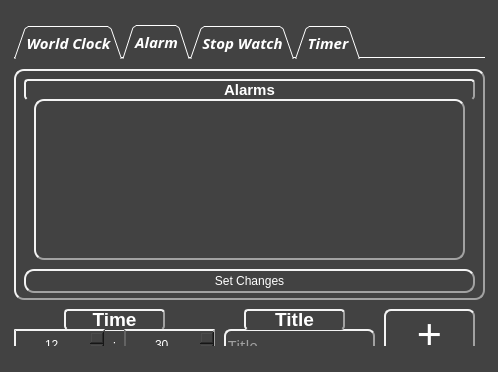
<?xml version="1.0" encoding="UTF-8"?>
<ui version="4.0">
 <class>MainWindow</class>
 <widget class="QMainWindow" name="MainWindow">
  <property name="enabled">
   <bool>true</bool>
  </property>
  <property name="geometry">
   <rect>
    <x>0</x>
    <y>0</y>
    <width>498</width>
    <height>372</height>
   </rect>
  </property>
  <property name="mouseTracking">
   <bool>false</bool>
  </property>
  <property name="tabletTracking">
   <bool>false</bool>
  </property>
  <property name="focusPolicy">
   <enum>Qt::NoFocus</enum>
  </property>
  <property name="contextMenuPolicy">
   <enum>Qt::DefaultContextMenu</enum>
  </property>
  <property name="acceptDrops">
   <bool>false</bool>
  </property>
  <property name="windowTitle">
   <string>Clock</string>
  </property>
  <property name="toolTipDuration">
   <number>-1</number>
  </property>
  <property name="layoutDirection">
   <enum>Qt::RightToLeft</enum>
  </property>
  <property name="autoFillBackground">
   <bool>false</bool>
  </property>
  <property name="styleSheet">
   <string notr="true">background-color: rgb(66, 66, 66);</string>
  </property>
  <property name="documentMode">
   <bool>false</bool>
  </property>
  <property name="tabShape">
   <enum>QTabWidget::Rounded</enum>
  </property>
  <widget class="QWidget" name="centralwidget">
   <layout class="QGridLayout" name="gridLayout">
    <item row="0" column="0">
     <widget class="QTabWidget" name="tabWidget">
      <property name="maximumSize">
       <size>
        <width>471</width>
        <height>321</height>
       </size>
      </property>
      <property name="font">
       <font>
        <family>Rockwell</family>
        <pointsize>11</pointsize>
        <italic>true</italic>
        <bold>true</bold>
        <underline>false</underline>
        <strikeout>false</strikeout>
        <kerning>false</kerning>
       </font>
      </property>
      <property name="cursor">
       <cursorShape>ArrowCursor</cursorShape>
      </property>
      <property name="mouseTracking">
       <bool>false</bool>
      </property>
      <property name="tabletTracking">
       <bool>false</bool>
      </property>
      <property name="focusPolicy">
       <enum>Qt::TabFocus</enum>
      </property>
      <property name="acceptDrops">
       <bool>false</bool>
      </property>
      <property name="layoutDirection">
       <enum>Qt::LeftToRight</enum>
      </property>
      <property name="autoFillBackground">
       <bool>false</bool>
      </property>
      <property name="styleSheet">
       <string notr="true">background-color: rgb(66, 66, 66);
color: rgb(255, 255, 255);</string>
      </property>
      <property name="tabPosition">
       <enum>QTabWidget::North</enum>
      </property>
      <property name="tabShape">
       <enum>QTabWidget::Triangular</enum>
      </property>
      <property name="currentIndex">
       <number>1</number>
      </property>
      <property name="elideMode">
       <enum>Qt::ElideMiddle</enum>
      </property>
      <property name="usesScrollButtons">
       <bool>true</bool>
      </property>
      <property name="documentMode">
       <bool>true</bool>
      </property>
      <property name="tabBarAutoHide">
       <bool>false</bool>
      </property>
      <widget class="QWidget" name="worldclock">
       <attribute name="title">
        <string>World Clock</string>
       </attribute>
       <widget class="QLabel" name="gmt">
        <property name="geometry">
         <rect>
          <x>30</x>
          <y>40</y>
          <width>191</width>
          <height>61</height>
         </rect>
        </property>
        <property name="font">
         <font>
          <family>Seven Segment</family>
          <pointsize>24</pointsize>
          <bold>true</bold>
         </font>
        </property>
        <property name="layoutDirection">
         <enum>Qt::LeftToRight</enum>
        </property>
        <property name="autoFillBackground">
         <bool>false</bool>
        </property>
        <property name="styleSheet">
         <string notr="true">color: rgb(154, 154, 154);
background-color:None;</string>
        </property>
        <property name="text">
         <string>0 : 0 : 0</string>
        </property>
        <property name="scaledContents">
         <bool>false</bool>
        </property>
        <property name="alignment">
         <set>Qt::AlignCenter</set>
        </property>
        <property name="wordWrap">
         <bool>false</bool>
        </property>
       </widget>
       <widget class="QLabel" name="berlin">
        <property name="geometry">
         <rect>
          <x>240</x>
          <y>170</y>
          <width>231</width>
          <height>61</height>
         </rect>
        </property>
        <property name="font">
         <font>
          <family>Seven Segment</family>
          <pointsize>24</pointsize>
          <bold>true</bold>
         </font>
        </property>
        <property name="layoutDirection">
         <enum>Qt::LeftToRight</enum>
        </property>
        <property name="autoFillBackground">
         <bool>false</bool>
        </property>
        <property name="styleSheet">
         <string notr="true">color: rgb(154, 154, 154);
background-color:None;</string>
        </property>
        <property name="text">
         <string>0 : 0 : 0</string>
        </property>
        <property name="scaledContents">
         <bool>false</bool>
        </property>
        <property name="alignment">
         <set>Qt::AlignCenter</set>
        </property>
        <property name="wordWrap">
         <bool>false</bool>
        </property>
       </widget>
       <widget class="QLabel" name="tehran">
        <property name="geometry">
         <rect>
          <x>260</x>
          <y>40</y>
          <width>191</width>
          <height>61</height>
         </rect>
        </property>
        <property name="font">
         <font>
          <family>Seven Segment</family>
          <pointsize>24</pointsize>
          <bold>true</bold>
         </font>
        </property>
        <property name="layoutDirection">
         <enum>Qt::LeftToRight</enum>
        </property>
        <property name="autoFillBackground">
         <bool>false</bool>
        </property>
        <property name="styleSheet">
         <string notr="true">color: rgb(154, 154, 154);
background-color:None;</string>
        </property>
        <property name="text">
         <string>0 : 0 : 0</string>
        </property>
        <property name="scaledContents">
         <bool>false</bool>
        </property>
        <property name="alignment">
         <set>Qt::AlignCenter</set>
        </property>
        <property name="wordWrap">
         <bool>false</bool>
        </property>
       </widget>
       <widget class="QLabel" name="washington">
        <property name="geometry">
         <rect>
          <x>20</x>
          <y>170</y>
          <width>221</width>
          <height>61</height>
         </rect>
        </property>
        <property name="font">
         <font>
          <family>Seven Segment</family>
          <pointsize>24</pointsize>
          <bold>true</bold>
         </font>
        </property>
        <property name="layoutDirection">
         <enum>Qt::LeftToRight</enum>
        </property>
        <property name="autoFillBackground">
         <bool>false</bool>
        </property>
        <property name="styleSheet">
         <string notr="true">color: rgb(154, 154, 154);
background-color:None;</string>
        </property>
        <property name="text">
         <string>0 : 0 : 0</string>
        </property>
        <property name="scaledContents">
         <bool>false</bool>
        </property>
        <property name="alignment">
         <set>Qt::AlignCenter</set>
        </property>
        <property name="wordWrap">
         <bool>false</bool>
        </property>
       </widget>
       <widget class="QLabel" name="label_4">
        <property name="geometry">
         <rect>
          <x>310</x>
          <y>90</y>
          <width>91</width>
          <height>20</height>
         </rect>
        </property>
        <property name="font">
         <font>
          <family>Rockwell</family>
          <pointsize>16</pointsize>
          <bold>false</bold>
         </font>
        </property>
        <property name="styleSheet">
         <string notr="true">background-color:None;
color: rgb(154, 154, 154);</string>
        </property>
        <property name="text">
         <string>Tehran</string>
        </property>
        <property name="alignment">
         <set>Qt::AlignCenter</set>
        </property>
       </widget>
       <widget class="QLabel" name="label_5">
        <property name="geometry">
         <rect>
          <x>40</x>
          <y>219</y>
          <width>181</width>
          <height>21</height>
         </rect>
        </property>
        <property name="font">
         <font>
          <family>Rockwell</family>
          <pointsize>16</pointsize>
          <bold>false</bold>
         </font>
        </property>
        <property name="styleSheet">
         <string notr="true">background-color:None;
color: rgb(154, 154, 154);</string>
        </property>
        <property name="text">
         <string>Washington</string>
        </property>
        <property name="alignment">
         <set>Qt::AlignCenter</set>
        </property>
       </widget>
       <widget class="QLabel" name="label_6">
        <property name="geometry">
         <rect>
          <x>310</x>
          <y>220</y>
          <width>91</width>
          <height>20</height>
         </rect>
        </property>
        <property name="font">
         <font>
          <family>Rockwell</family>
          <pointsize>16</pointsize>
          <bold>true</bold>
         </font>
        </property>
        <property name="styleSheet">
         <string notr="true">background-color:None;
color: rgb(154, 154, 154);</string>
        </property>
        <property name="text">
         <string>Berlin</string>
        </property>
        <property name="alignment">
         <set>Qt::AlignCenter</set>
        </property>
       </widget>
       <widget class="QLabel" name="label_7">
        <property name="geometry">
         <rect>
          <x>330</x>
          <y>110</y>
          <width>49</width>
          <height>16</height>
         </rect>
        </property>
        <property name="font">
         <font>
          <family>Rockwell</family>
          <pointsize>12</pointsize>
          <bold>true</bold>
         </font>
        </property>
        <property name="styleSheet">
         <string notr="true">background-color:None;
color: rgb(154, 154, 154);</string>
        </property>
        <property name="text">
         <string>IRAN</string>
        </property>
        <property name="alignment">
         <set>Qt::AlignCenter</set>
        </property>
       </widget>
       <widget class="QLabel" name="label_8">
        <property name="geometry">
         <rect>
          <x>100</x>
          <y>240</y>
          <width>49</width>
          <height>21</height>
         </rect>
        </property>
        <property name="font">
         <font>
          <family>Rockwell</family>
          <pointsize>12</pointsize>
          <bold>true</bold>
         </font>
        </property>
        <property name="styleSheet">
         <string notr="true">background-color:None;
color: rgb(154, 154, 154);</string>
        </property>
        <property name="text">
         <string>U.S.A</string>
        </property>
        <property name="alignment">
         <set>Qt::AlignCenter</set>
        </property>
       </widget>
       <widget class="QLabel" name="label_9">
        <property name="geometry">
         <rect>
          <x>310</x>
          <y>240</y>
          <width>91</width>
          <height>20</height>
         </rect>
        </property>
        <property name="font">
         <font>
          <family>Rockwell</family>
          <pointsize>12</pointsize>
          <bold>true</bold>
         </font>
        </property>
        <property name="styleSheet">
         <string notr="true">background-color:None;
color: rgb(154, 154, 154);</string>
        </property>
        <property name="text">
         <string>Germany</string>
        </property>
        <property name="alignment">
         <set>Qt::AlignCenter</set>
        </property>
       </widget>
       <widget class="QLabel" name="label_10">
        <property name="geometry">
         <rect>
          <x>90</x>
          <y>90</y>
          <width>71</width>
          <height>41</height>
         </rect>
        </property>
        <property name="font">
         <font>
          <family>Rockwell</family>
          <pointsize>16</pointsize>
          <bold>false</bold>
         </font>
        </property>
        <property name="styleSheet">
         <string notr="true">background-color:None;
color: rgb(154, 154, 154);</string>
        </property>
        <property name="text">
         <string>G.M.T</string>
        </property>
        <property name="alignment">
         <set>Qt::AlignCenter</set>
        </property>
       </widget>
      </widget>
      <widget class="QWidget" name="alarm">
       <attribute name="title">
        <string>Alarm</string>
       </attribute>
       <widget class="QLineEdit" name="title_a">
        <property name="geometry">
         <rect>
          <x>210</x>
          <y>270</y>
          <width>151</width>
          <height>31</height>
         </rect>
        </property>
        <property name="font">
         <font>
          <family>Rockwell</family>
          <pointsize>11</pointsize>
          <bold>false</bold>
         </font>
        </property>
        <property name="styleSheet">
         <string notr="true">border-color: rgb(162, 162, 162);
color: rgb(255, 255, 255);
border-style: outset;
border-width:2px;
border-radius:7px;</string>
        </property>
        <property name="maxLength">
         <number>25</number>
        </property>
        <property name="frame">
         <bool>true</bool>
        </property>
        <property name="cursorPosition">
         <number>0</number>
        </property>
        <property name="alignment">
         <set>Qt::AlignLeading|Qt::AlignLeft|Qt::AlignVCenter</set>
        </property>
        <property name="placeholderText">
         <string>Title...</string>
        </property>
        <property name="cursorMoveStyle">
         <enum>Qt::LogicalMoveStyle</enum>
        </property>
        <property name="clearButtonEnabled">
         <bool>false</bool>
        </property>
       </widget>
       <widget class="QFrame" name="frame">
        <property name="geometry">
         <rect>
          <x>0</x>
          <y>10</y>
          <width>471</width>
          <height>231</height>
         </rect>
        </property>
        <property name="styleSheet">
         <string notr="true">border-color: rgb(162, 162, 162);
border-style: outset;
border-width:2px;
border-radius:10px;</string>
        </property>
        <property name="frameShape">
         <enum>QFrame::StyledPanel</enum>
        </property>
        <property name="frameShadow">
         <enum>QFrame::Raised</enum>
        </property>
        <widget class="QLabel" name="label_3">
         <property name="geometry">
          <rect>
           <x>10</x>
           <y>10</y>
           <width>451</width>
           <height>21</height>
          </rect>
         </property>
         <property name="font">
          <font>
           <pointsize>11</pointsize>
           <bold>true</bold>
          </font>
         </property>
         <property name="styleSheet">
          <string notr="true">border-color: rgb(162, 162, 162);
border-style: outset;
border-width:2px;
border-radius:4px;
border-bottom-color: rgb(66, 66, 66);</string>
         </property>
         <property name="text">
          <string>Alarms</string>
         </property>
         <property name="alignment">
          <set>Qt::AlignCenter</set>
         </property>
        </widget>
        <widget class="QWidget" name="gridLayoutWidget_2">
         <property name="geometry">
          <rect>
           <x>20</x>
           <y>30</y>
           <width>431</width>
           <height>161</height>
          </rect>
         </property>
         <layout class="QGridLayout" name="gl_a"/>
        </widget>
        <widget class="QPushButton" name="pushButton">
         <property name="geometry">
          <rect>
           <x>10</x>
           <y>200</y>
           <width>451</width>
           <height>24</height>
          </rect>
         </property>
         <property name="text">
          <string>Set Changes</string>
         </property>
         <property name="autoExclusive">
          <bool>false</bool>
         </property>
        </widget>
       </widget>
       <widget class="QPushButton" name="add_a">
        <property name="geometry">
         <rect>
          <x>370</x>
          <y>250</y>
          <width>91</width>
          <height>51</height>
         </rect>
        </property>
        <property name="font">
         <font>
          <pointsize>32</pointsize>
         </font>
        </property>
        <property name="styleSheet">
         <string notr="true">border-color: rgb(162, 162, 162);
border-style: outset;
border-width:2px;
border-radius:7px;</string>
        </property>
        <property name="text">
         <string>+</string>
        </property>
       </widget>
       <widget class="QLabel" name="label_11">
        <property name="geometry">
         <rect>
          <x>50</x>
          <y>250</y>
          <width>101</width>
          <height>21</height>
         </rect>
        </property>
        <property name="font">
         <font>
          <pointsize>14</pointsize>
          <bold>true</bold>
         </font>
        </property>
        <property name="styleSheet">
         <string notr="true">background-color: None;
border-color: rgb(162, 162, 162);
border-style: outset;
border-width:2px;
border-radius:4px;
color: white;
border-bottom-color: rgb(66, 66, 66);</string>
        </property>
        <property name="text">
         <string>Time</string>
        </property>
        <property name="alignment">
         <set>Qt::AlignCenter</set>
        </property>
       </widget>
       <widget class="QLabel" name="label_12">
        <property name="geometry">
         <rect>
          <x>230</x>
          <y>250</y>
          <width>101</width>
          <height>21</height>
         </rect>
        </property>
        <property name="font">
         <font>
          <pointsize>14</pointsize>
          <bold>true</bold>
         </font>
        </property>
        <property name="styleSheet">
         <string notr="true">background-color: None;
border-color: rgb(162, 162, 162);
border-style: outset;
border-width:2px;
border-radius:4px;
color: white;
border-bottom-color: rgb(66, 66, 66);</string>
        </property>
        <property name="text">
         <string>Title</string>
        </property>
        <property name="alignment">
         <set>Qt::AlignCenter</set>
        </property>
       </widget>
       <widget class="QSpinBox" name="min_a">
        <property name="geometry">
         <rect>
          <x>110</x>
          <y>270</y>
          <width>91</width>
          <height>31</height>
         </rect>
        </property>
        <property name="styleSheet">
         <string notr="true">border-color: rgb(162, 162, 162);
border-left-color: rgb(66, 66, 66);
border-style: outset;
border-width:2px;
</string>
        </property>
        <property name="alignment">
         <set>Qt::AlignCenter</set>
        </property>
        <property name="value">
         <number>30</number>
        </property>
       </widget>
       <widget class="QSpinBox" name="hour_a">
        <property name="geometry">
         <rect>
          <x>0</x>
          <y>270</y>
          <width>91</width>
          <height>31</height>
         </rect>
        </property>
        <property name="styleSheet">
         <string notr="true">border-color: rgb(162, 162, 162);
border-right-color: rgb(66, 66, 66);
border-style: outset;
border-width:2px;
</string>
        </property>
        <property name="alignment">
         <set>Qt::AlignCenter</set>
        </property>
        <property name="value">
         <number>12</number>
        </property>
       </widget>
       <widget class="QLabel" name="label_13">
        <property name="geometry">
         <rect>
          <x>60</x>
          <y>270</y>
          <width>81</width>
          <height>31</height>
         </rect>
        </property>
        <property name="styleSheet">
         <string notr="true">border-color: rgb(162, 162, 162);
border-style: outset;
border-width:2px;
border-right-color: rgb(66, 66, 66);
border-left-color: rgb(66, 66, 66);</string>
        </property>
        <property name="text">
         <string>:</string>
        </property>
        <property name="alignment">
         <set>Qt::AlignCenter</set>
        </property>
       </widget>
       <zorder>label_13</zorder>
       <zorder>title_a</zorder>
       <zorder>frame</zorder>
       <zorder>add_a</zorder>
       <zorder>label_11</zorder>
       <zorder>label_12</zorder>
       <zorder>min_a</zorder>
       <zorder>hour_a</zorder>
      </widget>
      <widget class="QWidget" name="stopwatch">
       <attribute name="title">
        <string>Stop Watch</string>
       </attribute>
       <widget class="QLabel" name="stop_watch">
        <property name="geometry">
         <rect>
          <x>0</x>
          <y>10</y>
          <width>341</width>
          <height>61</height>
         </rect>
        </property>
        <property name="font">
         <font>
          <family>Seven Segment</family>
          <pointsize>32</pointsize>
          <bold>true</bold>
         </font>
        </property>
        <property name="layoutDirection">
         <enum>Qt::LeftToRight</enum>
        </property>
        <property name="autoFillBackground">
         <bool>false</bool>
        </property>
        <property name="styleSheet">
         <string notr="true">color: rgb(154, 154, 154);
background-color:None;</string>
        </property>
        <property name="text">
         <string>0:0:0.0</string>
        </property>
        <property name="scaledContents">
         <bool>false</bool>
        </property>
        <property name="alignment">
         <set>Qt::AlignCenter</set>
        </property>
        <property name="wordWrap">
         <bool>false</bool>
        </property>
       </widget>
       <widget class="QPushButton" name="start_sw">
        <property name="geometry">
         <rect>
          <x>350</x>
          <y>10</y>
          <width>119</width>
          <height>31</height>
         </rect>
        </property>
        <property name="font">
         <font>
          <pointsize>12</pointsize>
         </font>
        </property>
        <property name="styleSheet">
         <string notr="true">border-color: rgb(162, 162, 162);
border-style: outset;
border-width:2px;
border-radius:10px;</string>
        </property>
        <property name="text">
         <string>Start</string>
        </property>
       </widget>
       <widget class="QPushButton" name="flag_sw">
        <property name="geometry">
         <rect>
          <x>350</x>
          <y>50</y>
          <width>119</width>
          <height>31</height>
         </rect>
        </property>
        <property name="font">
         <font>
          <pointsize>12</pointsize>
         </font>
        </property>
        <property name="styleSheet">
         <string notr="true">border-color: rgb(162, 162, 162);
border-style: outset;
border-width:2px;
border-radius:10px;</string>
        </property>
        <property name="text">
         <string>Flag</string>
        </property>
       </widget>
       <widget class="QPushButton" name="reset_sw">
        <property name="geometry">
         <rect>
          <x>350</x>
          <y>270</y>
          <width>119</width>
          <height>31</height>
         </rect>
        </property>
        <property name="font">
         <font>
          <pointsize>12</pointsize>
         </font>
        </property>
        <property name="styleSheet">
         <string notr="true">border-color: rgb(162, 162, 162);
border-style: outset;
border-width:2px;
border-radius:10px;</string>
        </property>
        <property name="text">
         <string>Reset</string>
        </property>
       </widget>
       <widget class="QPushButton" name="stop_sw">
        <property name="geometry">
         <rect>
          <x>350</x>
          <y>90</y>
          <width>119</width>
          <height>31</height>
         </rect>
        </property>
        <property name="font">
         <font>
          <pointsize>12</pointsize>
         </font>
        </property>
        <property name="styleSheet">
         <string notr="true">border-color: rgb(162, 162, 162);
border-style: outset;
border-width:2px;
border-radius:10px;</string>
        </property>
        <property name="text">
         <string>Stop</string>
        </property>
       </widget>
       <widget class="QWidget" name="gridLayoutWidget">
        <property name="geometry">
         <rect>
          <x>9</x>
          <y>100</y>
          <width>331</width>
          <height>201</height>
         </rect>
        </property>
        <layout class="QGridLayout" name="gl_sw"/>
       </widget>
      </widget>
      <widget class="QWidget" name="timer">
       <attribute name="title">
        <string>Timer</string>
       </attribute>
       <widget class="QPushButton" name="start_t">
        <property name="geometry">
         <rect>
          <x>350</x>
          <y>10</y>
          <width>119</width>
          <height>31</height>
         </rect>
        </property>
        <property name="font">
         <font>
          <pointsize>12</pointsize>
         </font>
        </property>
        <property name="styleSheet">
         <string notr="true">border-color: rgb(162, 162, 162);
border-style: outset;
border-width:2px;
border-radius:10px;</string>
        </property>
        <property name="text">
         <string>Start</string>
        </property>
       </widget>
       <widget class="QPushButton" name="reset_t">
        <property name="geometry">
         <rect>
          <x>350</x>
          <y>270</y>
          <width>119</width>
          <height>31</height>
         </rect>
        </property>
        <property name="font">
         <font>
          <pointsize>12</pointsize>
         </font>
        </property>
        <property name="styleSheet">
         <string notr="true">border-color: rgb(162, 162, 162);
border-style: outset;
border-width:2px;
border-radius:10px;</string>
        </property>
        <property name="text">
         <string>Reset</string>
        </property>
       </widget>
       <widget class="QPushButton" name="stop_t">
        <property name="geometry">
         <rect>
          <x>350</x>
          <y>50</y>
          <width>119</width>
          <height>31</height>
         </rect>
        </property>
        <property name="font">
         <font>
          <pointsize>12</pointsize>
         </font>
        </property>
        <property name="styleSheet">
         <string notr="true">border-color: rgb(162, 162, 162);
border-style: outset;
border-width:2px;
border-radius:10px;</string>
        </property>
        <property name="text">
         <string>Stop</string>
        </property>
       </widget>
       <widget class="QSpinBox" name="sec_t">
        <property name="geometry">
         <rect>
          <x>240</x>
          <y>200</y>
          <width>71</width>
          <height>41</height>
         </rect>
        </property>
        <property name="styleSheet">
         <string notr="true">border-color: rgb(162, 162, 162);
border-style: outset;
border-width:2px;
border-radius:1px;</string>
        </property>
        <property name="alignment">
         <set>Qt::AlignCenter</set>
        </property>
        <property name="value">
         <number>30</number>
        </property>
       </widget>
       <widget class="QSpinBox" name="min_t">
        <property name="geometry">
         <rect>
          <x>130</x>
          <y>200</y>
          <width>71</width>
          <height>41</height>
         </rect>
        </property>
        <property name="font">
         <font>
          <pointsize>9</pointsize>
         </font>
        </property>
        <property name="styleSheet">
         <string notr="true">border-color: rgb(162, 162, 162);
border-style: outset;
border-width:2px;
border-radius:1px;</string>
        </property>
        <property name="alignment">
         <set>Qt::AlignCenter</set>
        </property>
        <property name="value">
         <number>1</number>
        </property>
       </widget>
       <widget class="QSpinBox" name="hour_t">
        <property name="geometry">
         <rect>
          <x>20</x>
          <y>200</y>
          <width>71</width>
          <height>41</height>
         </rect>
        </property>
        <property name="styleSheet">
         <string notr="true">border-color: rgb(162, 162, 162);
border-style: outset;
border-width:2px;
border-radius:1px;</string>
        </property>
        <property name="alignment">
         <set>Qt::AlignCenter</set>
        </property>
       </widget>
       <widget class="QPushButton" name="set">
        <property name="geometry">
         <rect>
          <x>20</x>
          <y>260</y>
          <width>291</width>
          <height>31</height>
         </rect>
        </property>
        <property name="styleSheet">
         <string notr="true">border-color: rgb(162, 162, 162);
border-style: outset;
border-width:2px;
border-radius:5px;</string>
        </property>
        <property name="text">
         <string>Set</string>
        </property>
       </widget>
       <widget class="QLabel" name="label">
        <property name="geometry">
         <rect>
          <x>100</x>
          <y>200</y>
          <width>21</width>
          <height>41</height>
         </rect>
        </property>
        <property name="font">
         <font>
          <pointsize>27</pointsize>
         </font>
        </property>
        <property name="styleSheet">
         <string notr="true">background-color: None;
</string>
        </property>
        <property name="text">
         <string>:</string>
        </property>
        <property name="alignment">
         <set>Qt::AlignCenter</set>
        </property>
        <property name="openExternalLinks">
         <bool>false</bool>
        </property>
       </widget>
       <widget class="QLabel" name="label_2">
        <property name="geometry">
         <rect>
          <x>210</x>
          <y>200</y>
          <width>21</width>
          <height>41</height>
         </rect>
        </property>
        <property name="font">
         <font>
          <pointsize>27</pointsize>
         </font>
        </property>
        <property name="styleSheet">
         <string notr="true">background-color: None;
</string>
        </property>
        <property name="text">
         <string>:</string>
        </property>
        <property name="alignment">
         <set>Qt::AlignCenter</set>
        </property>
        <property name="openExternalLinks">
         <bool>false</bool>
        </property>
       </widget>
       <widget class="QLabel" name="timer_2">
        <property name="geometry">
         <rect>
          <x>60</x>
          <y>80</y>
          <width>201</width>
          <height>51</height>
         </rect>
        </property>
        <property name="font">
         <font>
          <family>Seven Segment</family>
          <pointsize>32</pointsize>
          <italic>false</italic>
          <bold>true</bold>
         </font>
        </property>
        <property name="styleSheet">
         <string notr="true">color: rgb(154, 154, 154);
background-color: None;</string>
        </property>
        <property name="text">
         <string>0 : 1 : 30</string>
        </property>
        <property name="alignment">
         <set>Qt::AlignCenter</set>
        </property>
       </widget>
       <widget class="QProgressBar" name="progressBar">
        <property name="enabled">
         <bool>true</bool>
        </property>
        <property name="geometry">
         <rect>
          <x>20</x>
          <y>140</y>
          <width>291</width>
          <height>23</height>
         </rect>
        </property>
        <property name="font">
         <font>
          <strikeout>false</strikeout>
          <kerning>true</kerning>
         </font>
        </property>
        <property name="mouseTracking">
         <bool>false</bool>
        </property>
        <property name="tabletTracking">
         <bool>false</bool>
        </property>
        <property name="focusPolicy">
         <enum>Qt::NoFocus</enum>
        </property>
        <property name="contextMenuPolicy">
         <enum>Qt::DefaultContextMenu</enum>
        </property>
        <property name="acceptDrops">
         <bool>false</bool>
        </property>
        <property name="toolTipDuration">
         <number>-1</number>
        </property>
        <property name="layoutDirection">
         <enum>Qt::RightToLeft</enum>
        </property>
        <property name="autoFillBackground">
         <bool>false</bool>
        </property>
        <property name="styleSheet">
         <string notr="true"/>
        </property>
        <property name="value">
         <number>100</number>
        </property>
        <property name="alignment">
         <set>Qt::AlignCenter</set>
        </property>
        <property name="textVisible">
         <bool>false</bool>
        </property>
        <property name="orientation">
         <enum>Qt::Horizontal</enum>
        </property>
        <property name="invertedAppearance">
         <bool>false</bool>
        </property>
        <property name="textDirection">
         <enum>QProgressBar::BottomToTop</enum>
        </property>
       </widget>
      </widget>
     </widget>
    </item>
   </layout>
  </widget>
  <widget class="QMenuBar" name="menubar">
   <property name="geometry">
    <rect>
     <x>0</x>
     <y>0</y>
     <width>498</width>
     <height>22</height>
    </rect>
   </property>
  </widget>
 </widget>
 <resources/>
 <connections/>
</ui>
